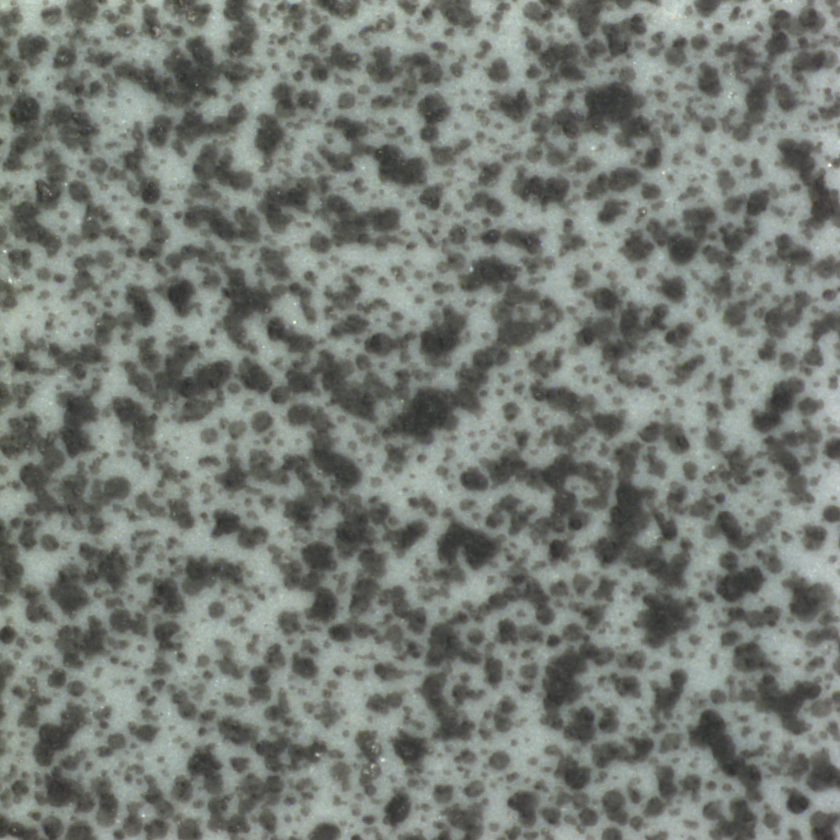
#> input picture tile_good_003.png, 840 x 840 px
$ jupyter execute --allow-errors ResearchActivity_AlejandroAlvarado.ipynb   (shell and % lines are left out)
#> lines starting #> are read from the running program, lines starting #| are printed output that depends on the picture
# Research Activity II

**Objective:** Create an example to generate anomalies on surfaces. For example, the MVTec AD Dataset contains samples of defects
applied to train defect’s detection models for AI visual inspections. This research activity aims to create synthetic defects in
surface images to be used in anomaly detection. Thus, choose one kind of defect that you prefer to be automatically created
(cracks, stains, discoloration, etc.) and try to generate this defect on any surface.

This experiment uses the Tile category from the MVTec AD dataset, with the following images:
- `train/good/003.png` — original, defect-free surface. This is the only source image to be edited.
- `test/crack/003.png` — a *different* tile with a real crack, used only for visual comparison. The two images are not pixel-aligned ground-truth pairs.

## 1. Configure Colab and Download the Images

In this step, Google Colab is configured to use a T4 GPU to support Stable Diffusion Inpainting. The model processes images at a resolution of 512 × 512 pixels to reduce GPU memory requirements. The input images are automatically downloaded from my [GitHub repository](https://github.com/Alejandro257/synthetic-anomaly-research/tree/main/images) and loaded for the synthetic defect generation process.

[cell 1]
# Install the libraries used for diffusion inpainting.
# Do not install torchao; it is not needed for this exercise.

[cell 2]
import requests
from pathlib import Path
from PIL import Image
import numpy as np
import cv2
import matplotlib.pyplot as plt
from skimage.metrics import structural_similarity

# Reproducible experiment settings
SEED = 2026
OUTPUT_DIR = Path("MVTec_Tile_003_AI_Results")
OUTPUT_DIR.mkdir(parents=True, exist_ok=True)

# GitHub repository
BASE_URL = (
    "https://raw.githubusercontent.com/"
    "Alejandro257/synthetic-anomaly-research/main/images"
)

# Input images
filenames = [
    "tile_good_003.png",
    "tile_real_crack_003.png"
]

# Download images automatically
for filename in filenames:
    url = f"{BASE_URL}/{filename}"
    response = requests.get(url, timeout=30)
    response.raise_for_status()

    Path(filename).write_bytes(response.content)
    print(f"Downloaded: {filename}")

# Load images as NumPy arrays
original = np.array(
    Image.open("tile_good_003.png").convert("RGB")
)
#> original is the input picture: shape (840, 840, 3); mean R, G, B 119.3, 124.7, 118.5

real_reference = np.array(
    Image.open("tile_real_crack_003.png").convert("RGB")
)
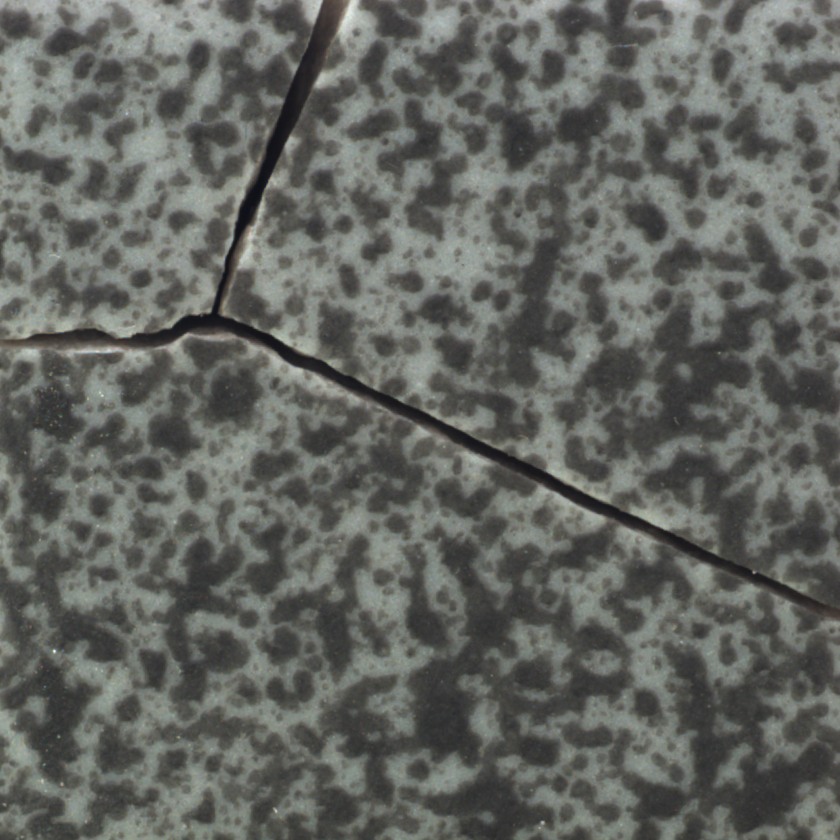
#> input picture tile_real_crack_003.png, 840 x 840 px
#> real_reference is the input picture: shape (840, 840, 3); mean R, G, B 98.7, 100.9, 96.3

print("Images loaded successfully.")
print("Original image:", original.shape)
#| Original image: (840, 840, 3)
print("Real crack image:", real_reference.shape)
#| Real crack image: (840, 840, 3)


import torch

#> (the rest of this cell did not finish here and is left out)

## 2. Inspect the Normal and Real-Defect Examples

In this step, the original defect-free tile and the image containing a real crack are visually examined. The real crack serves as a qualitative reference to observe characteristics such as shape, thickness, and branching. This reference is used to guide the generation of the synthetic defect, without copying any pixels from the real crack image.

[cell 3]
fig, axes = plt.subplots(1, 2, figsize=(10, 5))
for ax, im, title in zip(axes, [original, real_reference],
                          ['Normal tile — train/good/003', 'Real crack — test/crack/003']):
    ax.imshow(im)
    ax.set_title(title)
    ax.axis('off')
#> this loop made 2 passes
#> title on passes 1 to 2: 'Normal tile — train/good/003', 'Real crack — test/crack/003'
plt.tight_layout()
plt.show()
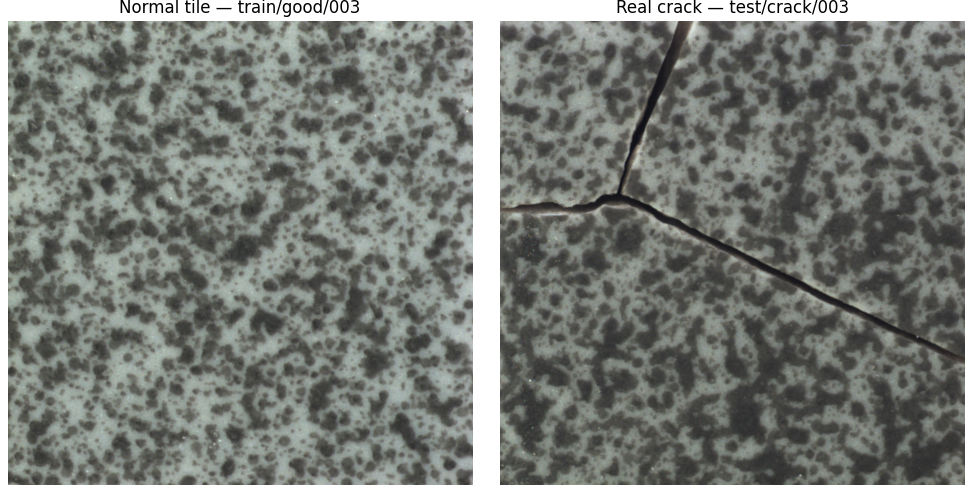
#> figure drawn by matplotlib, 2 panels
